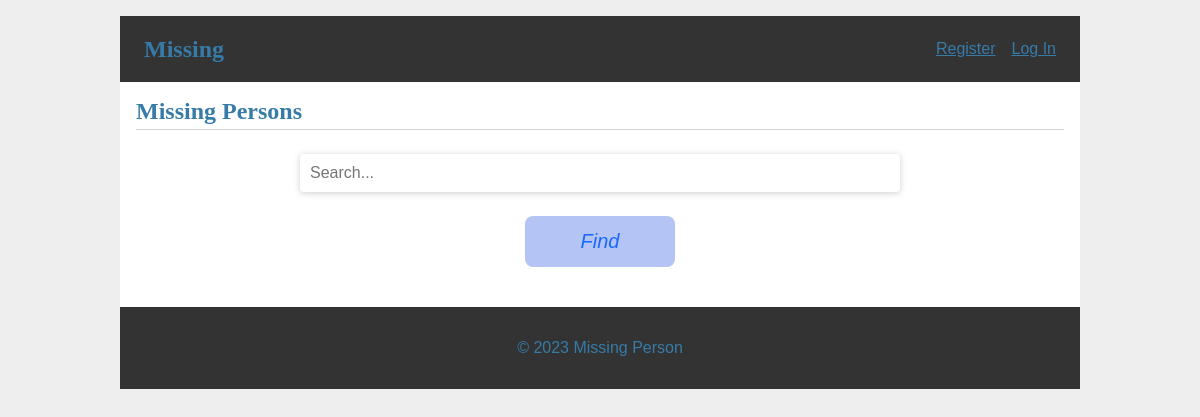
Before: / with the older database file.
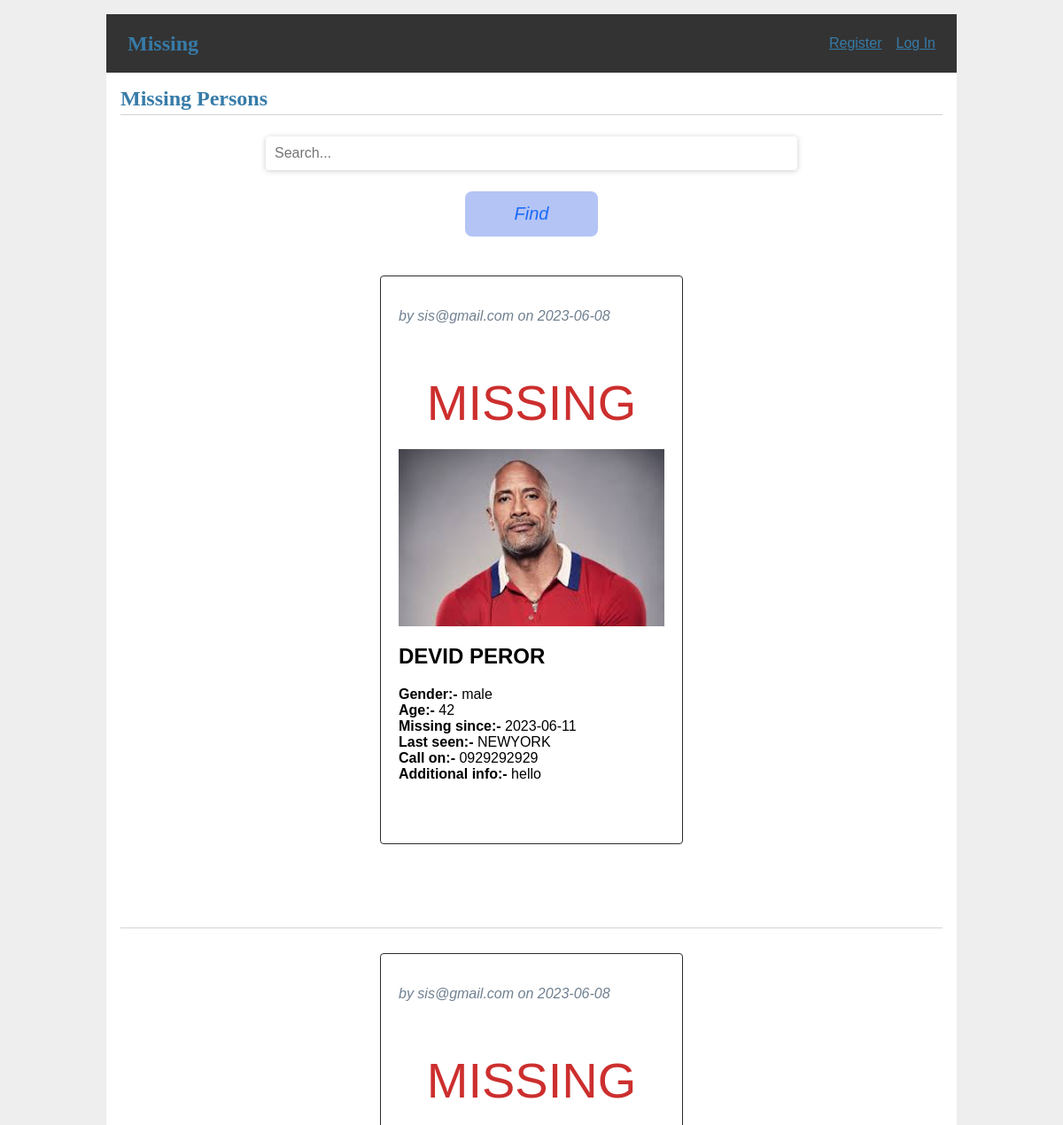
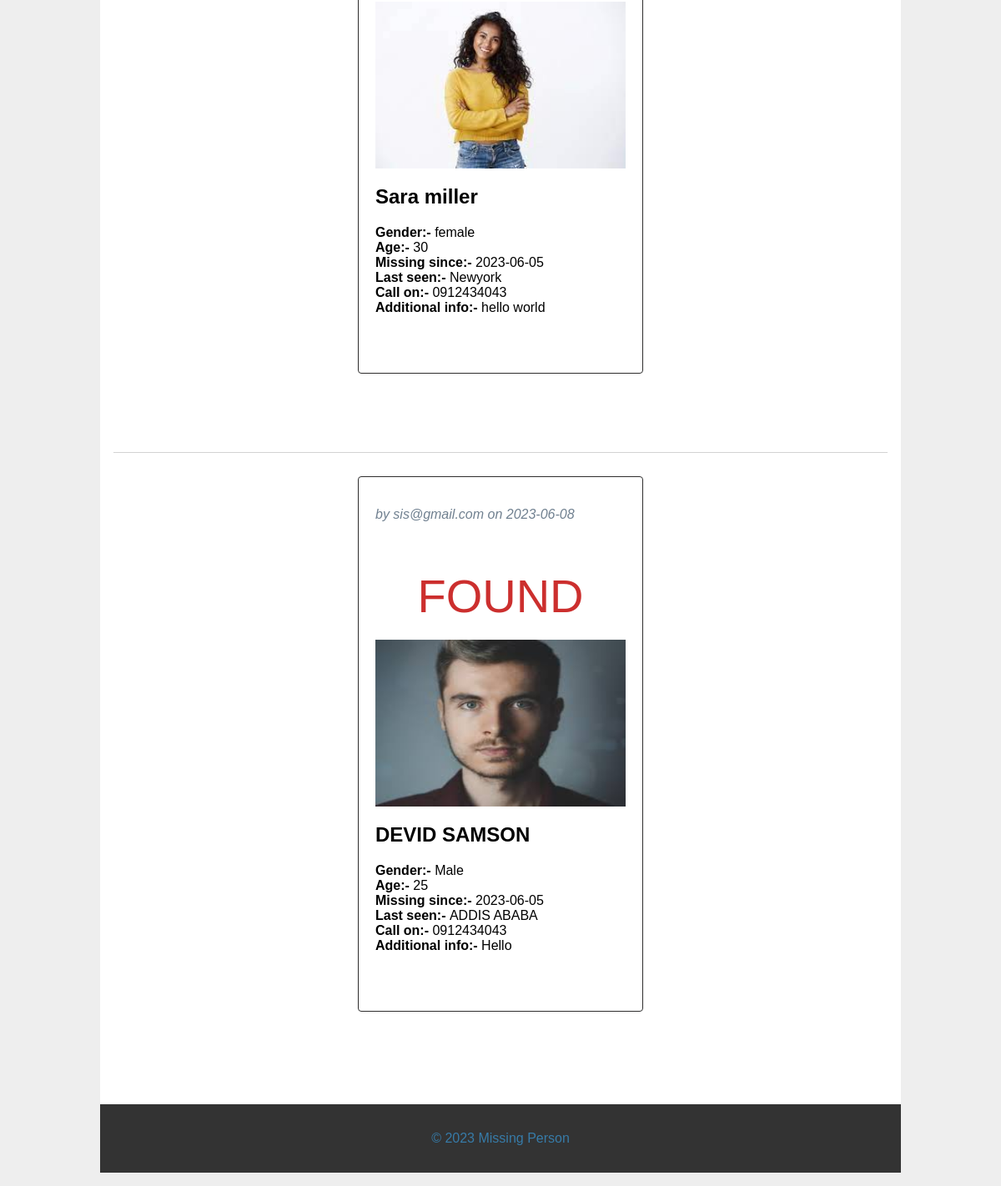
After: the same page with the newer database file (2 pictures, top to bottom).
### tables this page shows
CREATE TABLE post (
  id INTEGER PRIMARY KEY AUTOINCREMENT,
  finder_id INTEGER NOT NULL,
  created TIMESTAMP NOT NULL DEFAULT CURRENT_TIMESTAMP,
  missed_name TEXT NOT NULL,
  since TEXT NOT NULL,
  missing_from TEXT NOT NULL,
  gender TEXT NOT NULL,
  age TEXT NOT NULL,
  call_on TEXT NOT NULL,
  additional_info TEXT NOT NULL,
  photo_url TEXT NOT NULL,
  status TEXT NOT NULL,
  FOREIGN KEY (finder_id) REFERENCES user (id)
);

CREATE TABLE user (
  id INTEGER PRIMARY KEY AUTOINCREMENT,
  finder_name TEXT NOT NULL,
  phone TEXT NOT NULL,
  finder_location TEXT NOT NULL,
  email TEXT UNIQUE NOT NULL,
  password TEXT NOT NULL,
  role_id INTEGER NOT NULL,
  FOREIGN KEY (role_id) REFERENCES role (id)
);

### missing/blog.py (the view)
@bp.route('/')
def index():
    db = get_db()
    posts = db.execute(
        'SELECT p.id, missed_name, since, missing_from, gender, age, call_on, additional_info, photo_url, status, created,  finder_id, email'
        ' FROM post p JOIN user u ON p.finder_id = u.id'
        ' ORDER BY created DESC'
    ).fetchall()
    return render_template('blog/index.html', posts=posts)

### missing/auth.py (called while the page is built)
@bp.before_app_request
def load_logged_in_user():
    user_id = session.get('user_id')
    if user_id is None:
        g.user = None
    else:
        db = get_db()
        g.user = db.execute(
            'SELECT * FROM user WHERE id = ?', (user_id,)
        ).fetchone()

### missing/db.py (called while the page is built)
def get_db():
    if 'db' not in g:
        g.db = sqlite3.connect(
            current_app.config['DATABASE'],
            detect_types=sqlite3.PARSE_DECLTYPES
        )
        g.db.row_factory = sqlite3.Row
    return g.db

### missing/templates/blog/index.html (shortened to what this page needs)
{% extends 'base.html' %}
{% block header %}
  <h1>{% block title %}Missing Persons{% endblock %}</h1>
{% endblock %}
{% block content %}
<div>
  <form class="search-container" action="{{ url_for('blog.search') }}" method="POST">
    <input type="text" placeholder="Search..." name="query" class="search-input">
    <button type="submit" class="search-button"><i class="fa fa-search">Find</i></button>
  </form>
</div>
{% for post in posts %}
  <div class="row-container">
      <article class="post">
          <p class="about">by {{ post['email'] }} on {{ post['created'].strftime('%Y-%m-%d') }}</p>
            {% if post['status'] == 'active' %}
            <p class="miss">MISSING</p>
             {% elif  post['status'] == 'resolved' %}
             <p class="miss">FOUND</p>
             {% endif %}
          {% if post['photo_url'] %}
            <img src="{{ url_for('static', filename='uploads/' + post['photo_url']) }}" alt="{{ post['missed_name'] }} photo">
          {% endif %}
          <h2>{{ post['missed_name'] }}</h2>
          <ul>
            <li><strong>Gender:- </strong>{{ post['gender'] }}</li>
            <li><strong>Age:- </strong>{{ post['age'] }}</li>
            <li><strong>Missing since:- </strong>{{ post['since'] }}</li>
            <li><strong>Last seen:- </strong>{{ post['missing_from'] }}</li>
            <li><strong>Call on:- </strong>{{ post['call_on'] }}</li>
            <li><strong>Additional info:- </strong>{{ post['additional_info']}}</li>
          </ul>
      </article>
    </div>
    {% if not loop.last %}
      <hr>
    {% endif %}
  {% endfor %}
{% endblock %}

### missing/templates/base.html (shortened to what this page needs)
<!doctype html>
<link rel="stylesheet" href="{{ url_for('static', filename='css/style.css') }}">
<nav>
  <h1><a href="{{ url_for('index') }}">Missing</a></h1>
  <ul>
    {% if g.user %}
      <li><span>{{ g.user['email'] }}</span>
      <li><a href="{{ url_for('auth.logout') }}">Log Out</a>
    {% else %}
      <li><a href="{{ url_for('auth.register') }}">Register</a>
      <li><a href="{{ url_for('auth.login') }}">Log In</a>
    {% endif %}
  </ul>
</nav>
<section class="content">
  <header>
    {% block header %}{% endblock %}
  </header>
  {% block content %}{% endblock %}
</section>
<footer>
  <p>&copy; 2023 Missing Person</p>
</footer>

### missing/static/css/style.css (style rules this page uses)
a { color: #377ba8; }
hr { border: none; border-top: 1px solid lightgray; }
nav h1 { flex: auto; margin: 0; }
nav h1 a { text-decoration: none; padding: 0.25rem 0.5rem; }
nav ul { display: flex; list-style: none; margin: 0; padding: 0; }
.content { padding: 0 1rem 1rem; }
.content > header { border-bottom: 1px solid lightgray; display: flex; align-items: flex-end; }
.content > header h1 { flex: auto; margin: 1rem 0 0.25rem 0; }
.post .about { color: slategray; font-style: italic; }
.content form { margin: 1em 0; display: flex; flex-direction: column; }
.content input, .content textarea { margin-bottom: 1em; }
.miss { color: #cc2f2e; font-size: 350%; text-align: center; margin-bottom: 20px; }
ul { list-style: none; padding: 0; }
article { border: 1px solid #2e2d2d; border-radius: 4px; margin: 20px; padding: 20px; width: 300px; height: 600px; }
nav { background-color: #333; color: #377ba8; padding: 1rem; display: flex; align-items: center; }
nav ul li a, nav ul li span, header .action { display: block; padding: 0.5rem; }
h1 { font-family: serif; color: #377ba8; margin: 1rem 0; }
img { display: block; width: 300px; height: 200px; margin: 1rem auto; }
.row-container { display: flex; flex-direction: row; flex-wrap: wrap; justify-content: center; margin-bottom: 8%; }
footer { background-color: #333; color:#377ba8; padding: 1rem; text-align: center; position: relative; }
.search-container { display: flex; align-items: center; margin-top: 10px; margin-bottom: 10px; }
.search-input { padding: 10px; border: none; border-radius: 4px; box-shadow: 0px 1px 6px #ccc; font-size: 16px; flex: 1; width: 600px; }
.search-button { background-color: #b4cbd1; border: none; color: #000000; cursor: pointer; padding: 16px 16px; font-size: 20px; border-radius: 4px; margin-left: -4px; width: 150px; }
input { width: 100%; padding: 12px 20px; margin: 8px 0; box-sizing: border-box; border: 2px solid #8f8c8c; border-radius: 4px; }
button[type="submit"] { background-color: #b4c4f5; color: rgb(25, 105, 252); padding: 14px 20px; margin: 8px 0; border: none; border-radius: 8px; cursor: pointer; }

Changed rows visible on the page:
added post: email "sis@gmail.com", created "2023-06-08", status "MISSING", photo_url (picture), missed_name "DEVID PEROR", gender "male", age "42", since "2023-06-11", missing_from "NEWYORK", call_on "0929292929", additional_info "hello"
added post: email "sis@gmail.com", created "2023-06-08", status "MISSING", photo_url (picture), missed_name "Sara miller", gender "female", age "30", since "2023-06-05", missing_from "Newyork", call_on "0912434043", additional_info "hello world"
added post: email "sis@gmail.com", created "2023-06-08", status "FOUND", photo_url (picture), missed_name "DEVID SAMSON", gender "Male", age "25", since "2023-06-05", missing_from "ADDIS ABABA", call_on "0912434043", additional_info "Hello"
